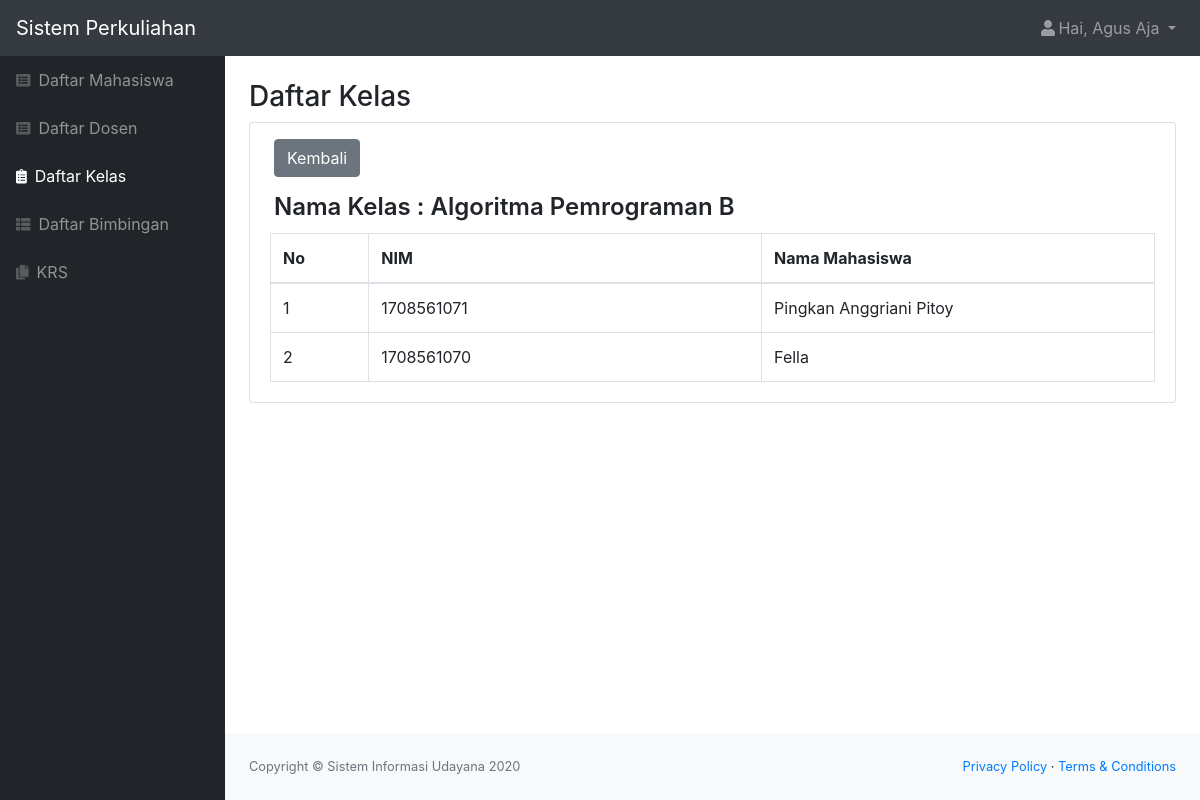
Page /lihatKls.php?id_kelas=1 (signed in) on the committed database.
### tables this page shows
CREATE TABLE `kelas` (
  `id_kelas` int(11) NOT NULL,
  `nama_kelas` varchar(100) NOT NULL,
  `jam_kuliah` varchar(20) NOT NULL,
  `kuota_kelas` int(11) NOT NULL,
  `id_dosen` int(11) NOT NULL,
  `status` varchar(20) NOT NULL
);

CREATE TABLE `join_kelas` (
  `id_join` int(11) NOT NULL,
  `id_mahasiswa` int(11) NOT NULL,
  `id_kelas` int(11) NOT NULL
);

CREATE TABLE `mahasiswa` (
  `id_mahasiswa` int(11) NOT NULL,
  `role` char(1) NOT NULL,
  `nim` char(10) NOT NULL,
  `nama` varchar(50) NOT NULL,
  `email` varchar(50) NOT NULL,
  `alamat` varchar(50) NOT NULL,
  `tanggal_lahir` date NOT NULL,
  `status` varchar(20) NOT NULL,
  `password` varchar(300) NOT NULL
);

### lihatKls.php (the view, shortened to what this page needs)
<?php
include "function.php";
$nama = $_SESSION['nama'];
$role = $_SESSION['id'];
$id_kelas = $_GET['id_kelas'];
$queryKelas = mysqli_query($koneksi, "SELECT * FROM join_kelas INNER JOIN kelas ON join_kelas.id_kelas=kelas.id_kelas INNER JOIN mahasiswa ON join_kelas.id_mahasiswa=mahasiswa.id_mahasiswa WHERE kelas.id_kelas = '$id_kelas'");
$kelas = mysqli_query($koneksi, "SELECT nama_kelas FROM kelas WHERE id_kelas = '$id_kelas'");
?>
<!DOCTYPE html>
<html lang="en">
    <head>
        <link href="styles.css" rel="stylesheet" />
        <link href="https://cdn.datatables.net/1.10.20/css/dataTables.bootstrap4.min.css" rel="stylesheet" />
    </head>
    <body class="sb-nav-fixed">
        <nav class="sb-topnav navbar navbar-expand navbar-dark bg-dark">
            <a class="navbar-brand" href="index.html">Sistem Perkuliahan</a>
            <ul class="navbar-nav ml-auto">
                <li class="nav-item dropdown">
                    <a class="nav-link dropdown-toggle" id="userDropdown" href="#" role="button" data-toggle="dropdown" aria-haspopup="true" aria-expanded="false"><i class="fas fa-user fa-fw"></i>Hai, <?= $nama; ?> </a>
                </li>
            </ul>
        </nav>
        <div id="layoutSidenav">
            <div id="layoutSidenav_nav">
                <nav class="sb-sidenav accordion sb-sidenav-dark" id="sidenavAccordion">
                    <div class="sb-sidenav-menu">
                        <div class="nav">
                            <a class="nav-link" href="mhs.php"
                                ><div class="sb-nav-link-icon"><i class="fas fa-list-alt"></i></div>
                                Daftar Mahasiswa</a
                            >
                            <a class="nav-link" href="dosen.php"
                                ><div class="sb-nav-link-icon"><i class="fas fa-list-alt"></i></div>
                                Daftar Dosen</a
                            >
                            <a class="nav-link active" href="kelas.php"
                                ><div class="sb-nav-link-icon"><i class="fas fa-clipboard-list"></i></div>
                                Daftar Kelas</a
                            >
                            <a class="nav-link" href="bimbingan.php"
                                ><div class="sb-nav-link-icon"><i class="fas fa-th-list"></i></div>
                                Daftar Bimbingan</a
                            >
                            <?php if($role == "1") { ?>
                            <a class="nav-link" href="krs.php"
                                ><div class="sb-nav-link-icon"><i class="fas fa-copy"></i></div>
                                KRS</a>
                            <?php } ?>
                        </div>
                    </div>
                </nav>
            </div>
            <div id="layoutSidenav_content">
                <main>
                    <div class="container-fluid">
                        <h3 class="mt-4">Daftar Kelas</h3>
                        <div class="card mb-4">
                        <?php if($role == "2" || $role == "1") { ?>
                            <div class="tambah mt-3 px-4">
                                <a href="kelas.php" class="btn btn-secondary">Kembali</a>
                            </div>
                        <?php } ?>
                        <?php $nama = mysqli_fetch_assoc($kelas); ?>
                            <div class="font mt-3 px-4 mb-0">
                                <h4 style="font-weight: 600;">Nama Kelas : <?= $nama['nama_kelas']; ?></h4>
                            </div>
                            <div class="card-body py-1">
                                <div class="table-responsive">
                                    <table class="table table-bordered" id="dataTable" width="100%" cellspacing="0">
                                        <thead>
                                            <tr>
                                                <th class="col-sm-1">No</th>
                                                <th class="col-sm-4">NIM</th>
                                                <th class="col-sm-4">Nama Mahasiswa</th>
                                            </tr>
                                        </thead>
                                        <?php $i=1; ?>
                                        <?php while($data = mysqli_fetch_assoc($queryKelas)) { ?>
                                            <tr>
                                                <td><?= $i; ?></td>
                                                <td><?= $data['nim']; ?></td>
                                                <td><?= $data['nama']; ?></td>
                                            </tr>
                                        <?php $i++; ?>
                                        <?php } ?>
                                    </table>
                                </div>
                            </div>
                        </div>
                </main>
                <footer class="py-4 bg-light mt-auto">
                    <div class="container-fluid">
                        <div class="d-flex align-items-center justify-content-between small">
                            <div class="text-muted">Copyright &copy; Sistem Informasi Udayana 2020</div>
                            <div>
                                <a href="#">Privacy Policy</a>
                                &middot;
                                <a href="#">Terms &amp; Conditions</a>
                            </div>
                        </div>
                    </div>
                </footer>
            </div>
        </div>
    </body>
</html>

### rows in the picture
kelas: nama_kelas "Algoritma Pemrograman B"
join_kelas: id_mahasiswa.nim "1708561071", id_mahasiswa.nama "Pingkan Anggriani Pitoy"
join_kelas: id_mahasiswa.nim "1708561070", id_mahasiswa.nama "Fella"

### other values in the picture
$nama "Agus Aja"
